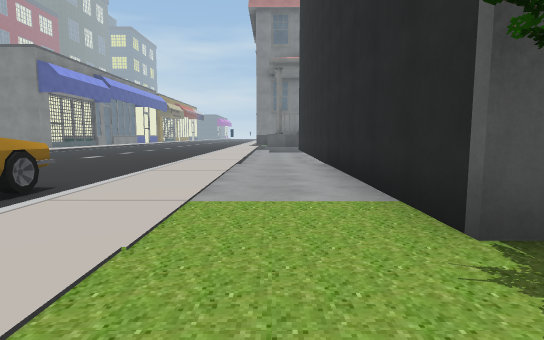
View 1 (above)

21 first-person views from a walk through a scene from a Unity 3-D project. The camera is 1.2 m above the floor, tilts 6° down and sees 80° across. The floor is counted in squares, 2 m on a side. Each view is taken from the middle of a square. On the plan, view 1 faces up. The plan holds only what a view shows up to about 10 squares ahead; the rest is blank. The place goes on beyond the plan. The player character is not drawn. Some surface patterns are stand-ins.

View 2
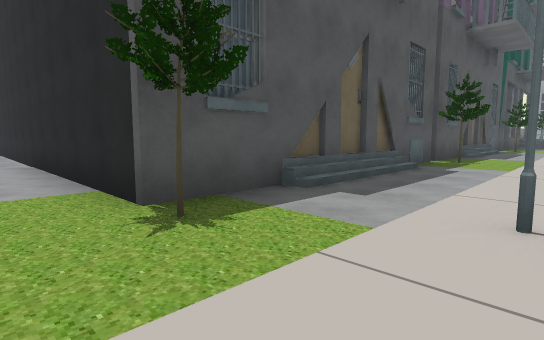

View 3
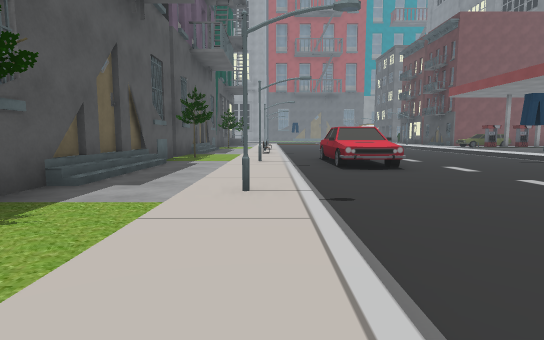

View 4
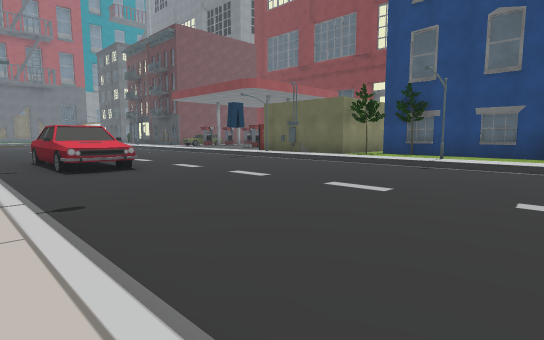

View 5
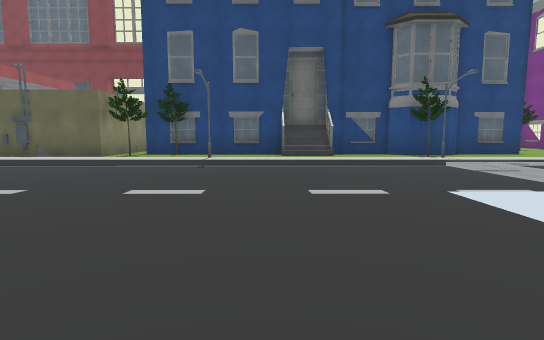

View 6
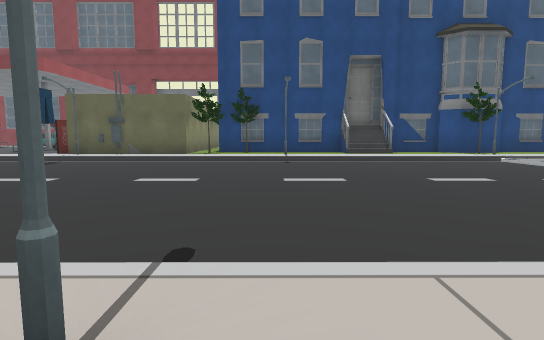

View 7
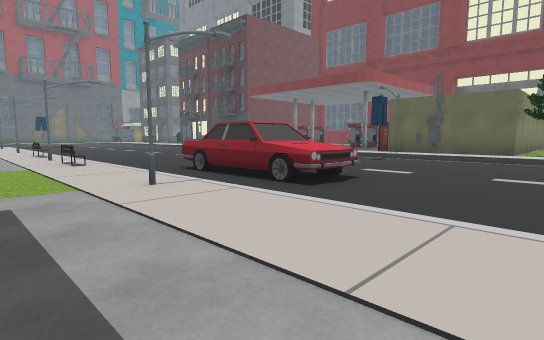

View 8
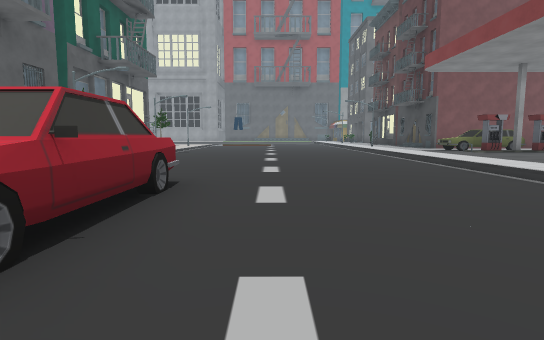

View 9
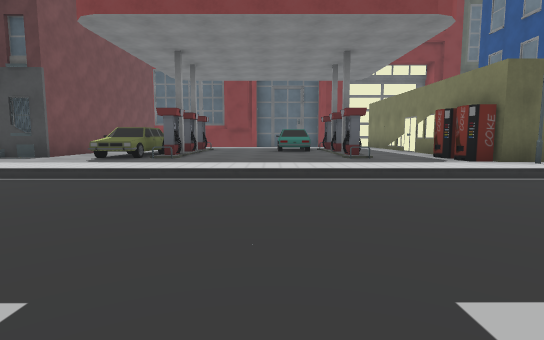

View 10
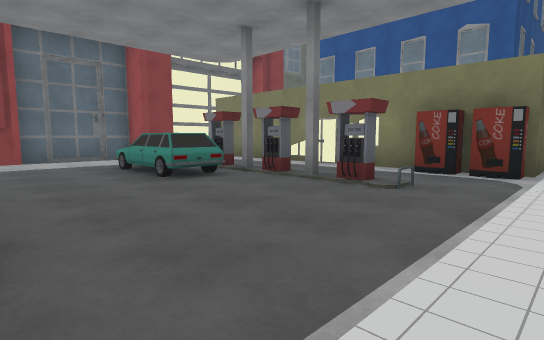

View 11
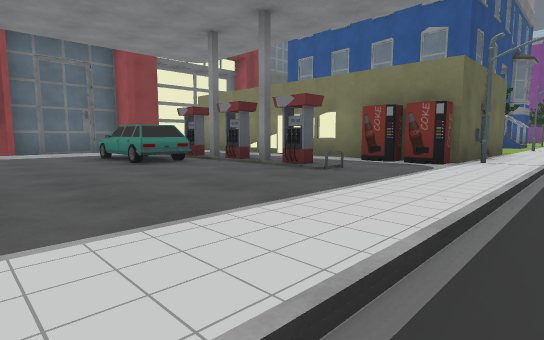

View 12
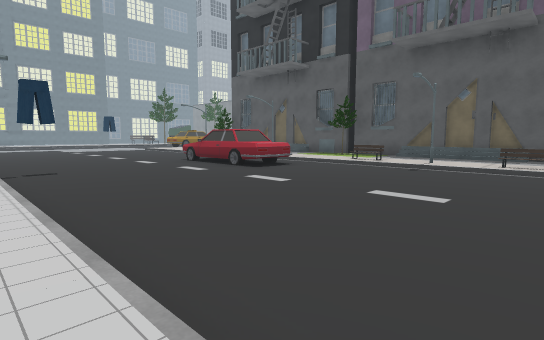

View 13
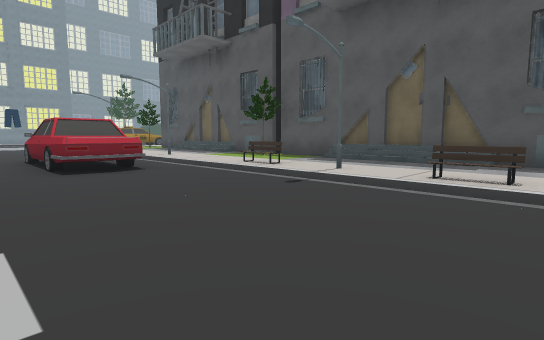

View 14
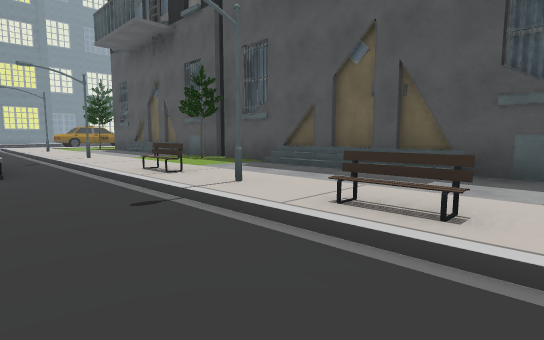

View 15
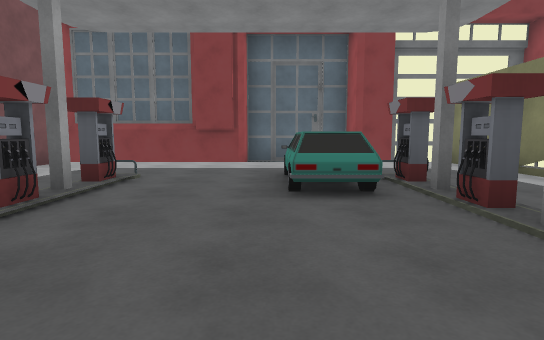

View 16
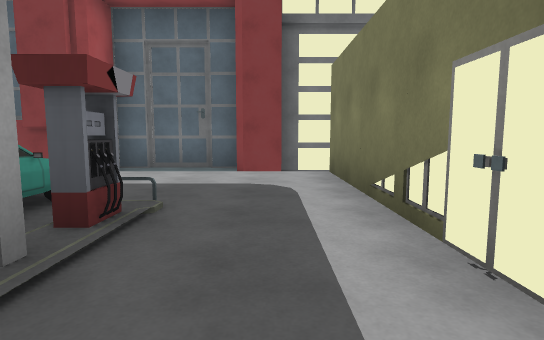

View 17
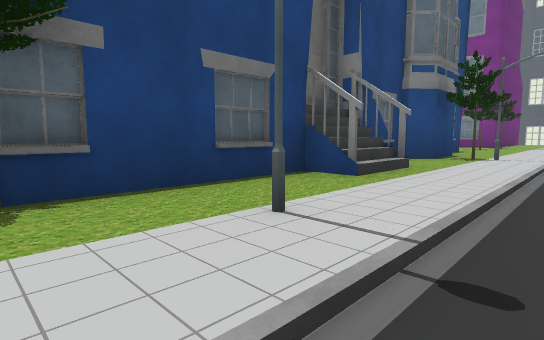

View 18
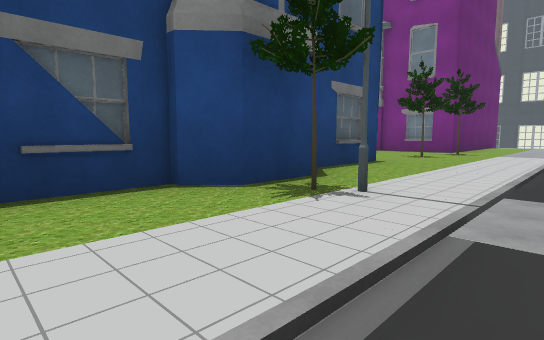

View 19
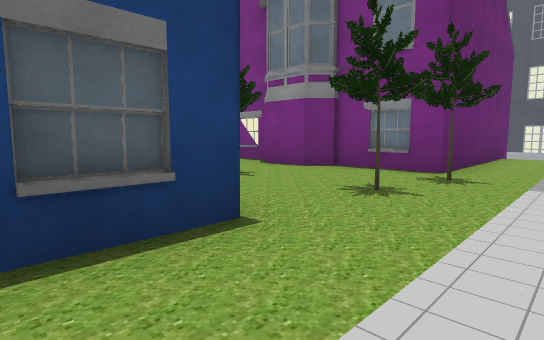

View 20
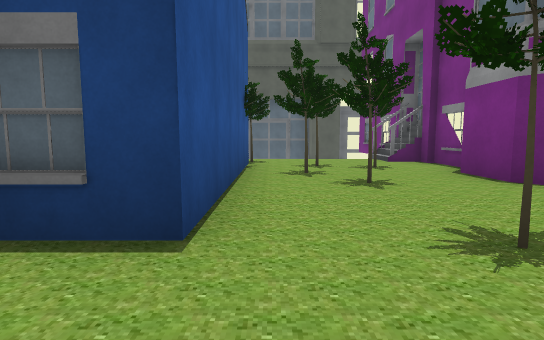

View 21
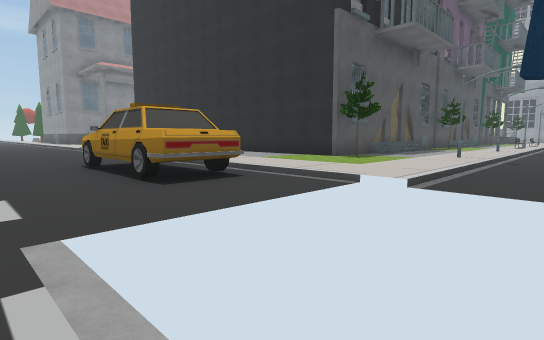

### Floor plan
Key: @ floor where view 1 was taken; # wall or solid block; x gap in a wall; . main floor; : floor 0.25 m higher than the main floor; - floor 0.25 m lower than the main floor; + floor 0.5 m higher than the main floor; / step, stairs or slope; v drop or lower ground; O other object.
Columns run from 12 left of view 1 to 15 right of it. Each row starts with its distance up from view 1.
 12              #
 11              #
 10       ....//-#
  9       ....// #
  8        ...// #
  7        ...///#
  6        .../::#
  5        .../::#
  4        .OO/::#
  3        .OO/::#
  2       ..OO/::######O########
  1       ..OO/::O::::::O:::::::
  0       ..../:@:::::::::::::::
 -1           /::::O:::O::OOO:O:
 -2           ..................
 -3       .   ........OOOO......
 -4           ........OOOO......
 -5           ..................
 -6          ...................
 -7          ...................
 -8      ..  ...................
 -9     +++ O++/++O     O+++++++
-10        +O+O O  +O###O+++++++
-11 O    OOO OOOOOOOO#  O+#+++#O
-12 O    O          O#  #+++++#O
-13  O   O              #+x+O+x
-14  O  OO              #+#OO+#+
-15 OOOOOO              #++OO+++
-16 O+OOOO              #+++++++
-17 OO  OO              #+++++++
-18 OO                  #
-19 OO                   #vvv###
-20                      #####

Where each view was taken, in squares from view 1:
view 1: 0 up, 0 right, facing up
view 2: 1 down, 0 right, facing up-right
view 3: 1 down, 1 left, facing right
view 4: 1 down, 1 left, facing down-right
view 5: 1 down, 0 right, facing down
view 6: 0 up, 2 right, facing down
view 7: 1 up, 3 right, facing down-right
view 8: 5 down, 5 right, facing right
view 9: 4 down, 12 right, facing down
view 10: 9 down, 14 right, facing down-left
view 11: 8 down, 14 right, facing down-left
view 12: 9 down, 15 right, facing up-left
view 13: 5 down, 15 right, facing up-left
view 14: 3 down, 15 right, facing up-left
view 15: 10 down, 12 right, facing down
view 16: 12 down, 9 right, facing down
view 17: 8 down, 3 right, facing down-left
view 18: 8 down, 2 left, facing down-left
view 19: 9 down, 6 left, facing down-left
view 20: 9 down, 8 left, facing down
view 21: 3 down, 6 left, facing up-right
